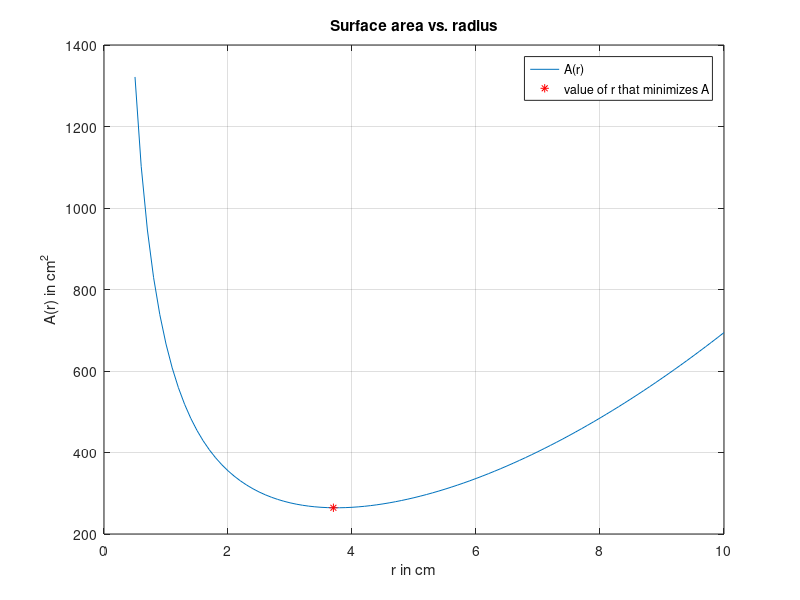

Write MATLAB code to recreate this figure.
% Optimization Example

r = 0.5:0.1:10; 			%radius
V = 330;				    %volume

A = 2*pi*r.^2 + 2*V./r;		%surface area
  
[opt_A,i] = min(A);         %find optimal r

opt_h = V/(pi*r(i)^2);

display(['The optimal radius is: ',num2str(r(i)),'cm',', the optimal height is: ',num2str(opt_h),'cm']);

figure('Name','Optimization Example');
plot(r,A);
title('Surface area vs. radius')
hold on
plot(r(i),A(i),'r*')
legend('A(r)','value of r that minimizes A')
xlabel('r in cm')
ylabel('A(r) in cm^2')
grid on
hold off
